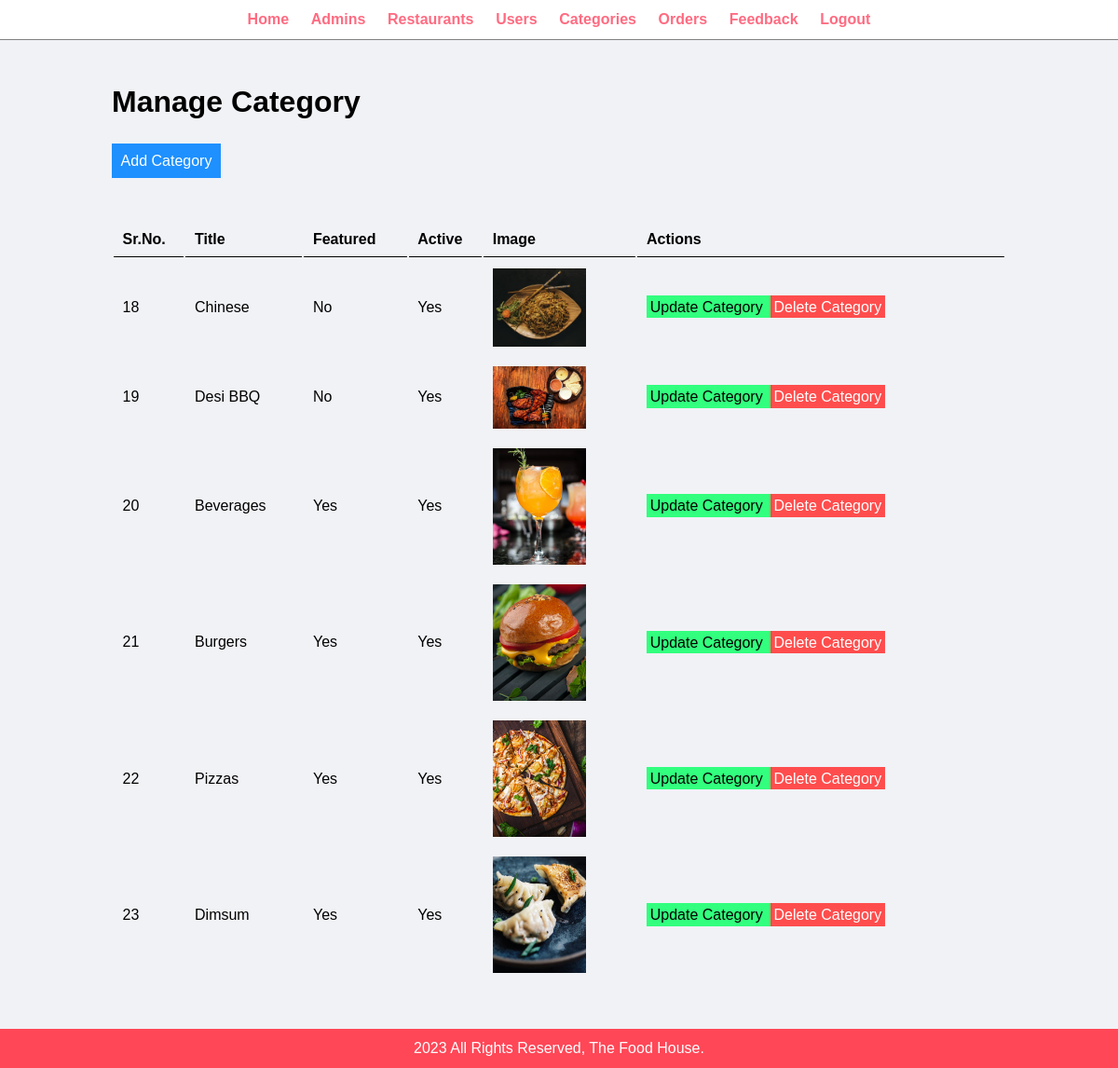
The app's page /admin/manage-category.php (signed in) with its own data.
### tables this page shows
CREATE TABLE `tbl_categories` (
  `cat_id` int(10) UNSIGNED NOT NULL,
  `title` varchar(100) NOT NULL,
  `image_name` varchar(255) DEFAULT NULL,
  `featured` varchar(10) NOT NULL,
  `active` varchar(10) NOT NULL
);

### config/connect.php (called while the page is built, shortened)
<?php
    $home_url = "http://localhost/food-order-project/";
?>

### admin/manage-category.php (the view, shortened to what this page needs)
<?php include('partials/menu.php') ?>
<div class="main-content">
    <div class="wrapper">
        <h1>Manage Category</h1>
        <br>
        <br>
        <a href="<?php echo $home_url; ?>admin/add-category.php" class="btn-primary">Add Category</a>
        <br>
        <br>
        <br><br>
        <table class="tbl-full">
            <tr>
                <th>Sr.No.</th>
                <th>Title</th>
                <th>Featured</th>
                <th>Active</th>
                <th>Image</th>
                <th>Actions</th>
            </tr>
            <?php
            $sql = 'SELECT * FROM tbl_categories';
            $result = mysqli_query($conn, $sql);
            if($result == True) {
                $count = mysqli_num_rows($result);
                if($count > 0) {
                    while($rows = mysqli_fetch_assoc($result)) {
                        $id = $rows['cat_id'];
                        $title = $rows['title'];
                        $featured = $rows['featured'];
                        $active = $rows['active'];
                        $image = $rows['image_name'];
                        ?>
                        <tr>
                            <td>
                                <?php echo $id; ?>
                            </td>
                            <td>
                                <?php echo $title; ?>
                            </td>
                            <td>
                                <?php echo $featured; ?>
                            </td>
                            <td>
                                <?php echo $active; ?>
                            </td>
                            <?php
                                if($image != '') {
                                    ?>
                                    <td>
                                        <img src="<?php echo $home_url; ?>images/category/<?php echo $image; ?>" width="100px">
                                    </td>
                                    <?php
                                } else {
                                    ?>
                                    <td>
                                        <div class="error">Image Not Added</div>
                                    </td>
                                    <?php
                                }
                            ?>
                            <td>
                                <a href="update-category.php?id=<?php echo $id;?>" class="btn-secondary">Update
                                    Category
                                </a>
                                <a href="delete-category.php?id=<?php echo $id;?>" class="btn-danger">Delete Category</a>
                            </td>
                            <?php
                    }
                }
            }
            ?>
            </tr>
        </table>
    </div>
</div>
<?php include('partials/footer.php') ?>

### css/admin.css (style rules this page uses)
* { margin: 0; padding: 0; font-family: Arial, Helvetica, sans-serif }
.wrapper { padding: 1%; width: 80%; margin: 0 auto; }
.tbl-full { width: 100%; }
table tr th { border-bottom: 1px solid black; padding: 1%; text-align: left; }
table tr td { padding: 1%; }
.btn-primary { background-color: #1e90ff; padding: 1%; color: white; text-decoration: none; }
.btn-secondary { background-color: #32ff7e; padding: 1%; color: black; text-decoration: none; }
.btn-danger { background-color: #ff4d4d; padding: 1%; color: white; text-decoration: none; }
.main-content { background-color: #f1f2f6; padding: 3% 0; }

### records on screen
tbl_categories: cat_id "18", title "Chinese", featured "No", active "Yes", image_name (picture)
tbl_categories: cat_id "19", title "Desi BBQ", featured "No", active "Yes", image_name (picture)
tbl_categories: cat_id "20", title "Beverages", featured "Yes", active "Yes", image_name (picture)
tbl_categories: cat_id "21", title "Burgers", featured "Yes", active "Yes", image_name (picture)
tbl_categories: cat_id "22", title "Pizzas", featured "Yes", active "Yes", image_name (picture)
tbl_categories: cat_id "23", title "Dimsum", featured "Yes", active "Yes", image_name (picture)
